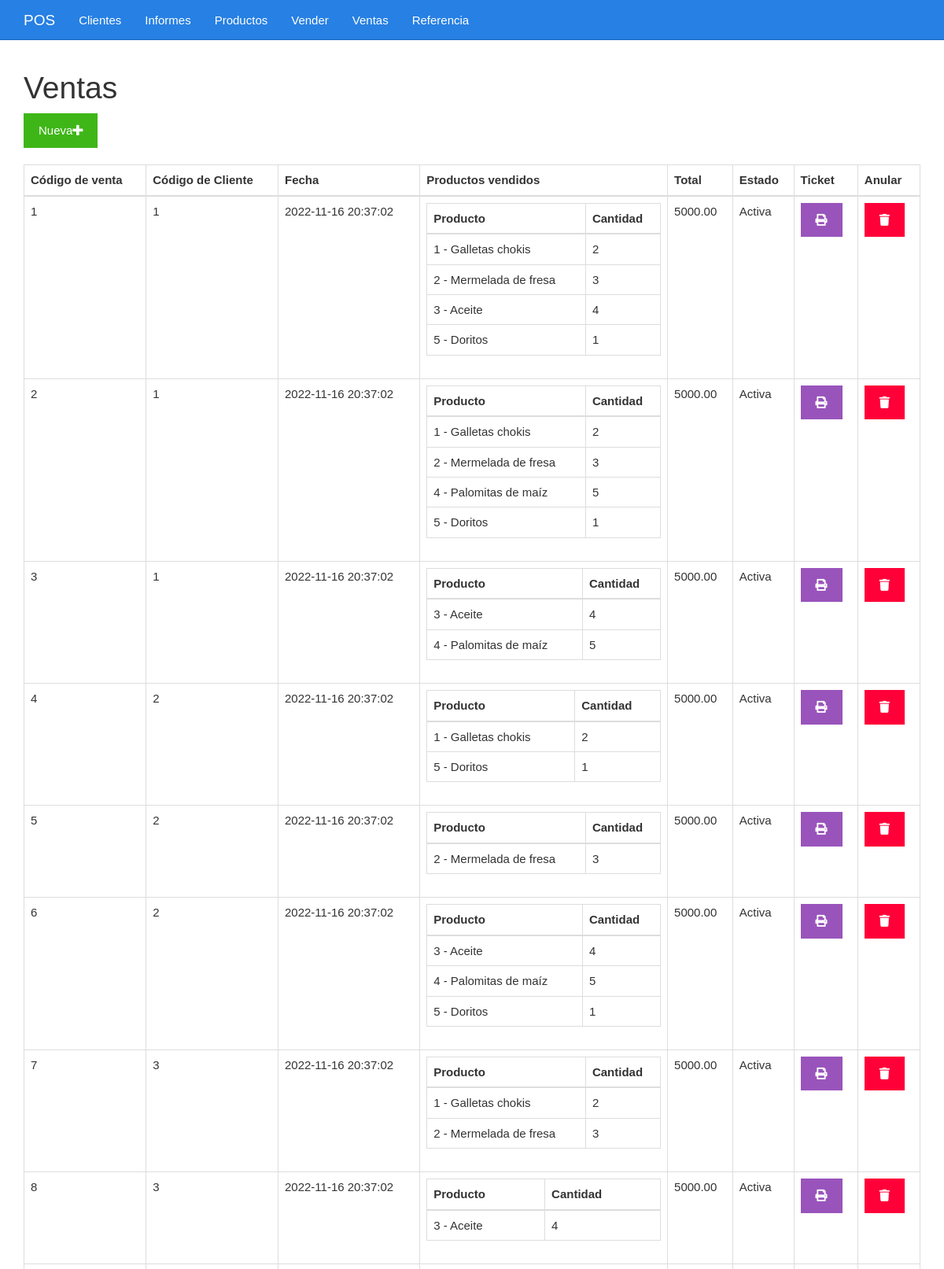
Screenshot of /index.php?c=Ventas (upper part) with the database file from the repository.
### tables this page shows
CREATE TABLE ventas(
	id BIGINT UNSIGNED NOT NULL AUTO_INCREMENT,
	fecha DATETIME NOT NULL,
	total DECIMAL(7,2),
	 
	id_cliente BIGINT UNSIGNED NOT NULL,
	estado VARCHAR(10) NOT NULL DEFAULT 'Activa',
	 
	PRIMARY KEY(id),
	 
	FOREIGN KEY(id_cliente) REFERENCES clientes(id) ON DELETE CASCADE
	 
);

CREATE TABLE productos_vendidos(
	id BIGINT UNSIGNED NOT NULL AUTO_INCREMENT,
	id_producto BIGINT UNSIGNED NOT NULL,
	cantidad BIGINT UNSIGNED NOT NULL,
	id_venta BIGINT UNSIGNED NOT NULL,
	PRIMARY KEY(id),
	FOREIGN KEY(id_producto) REFERENCES productos(id) ON DELETE CASCADE,
	FOREIGN KEY(id_venta) REFERENCES ventas(id) ON DELETE CASCADE
);

### controllers/Ventas.php (called while the page is built, shortened)
<?php
	class VentasController {
		public function __construct() {
			require_once "models/VentasModel.php";
		}
		public function index() {
            $ventasModel = new Ventas_Model();
			[$ventas["ventas"], $productosVendidos["productos"]] = $ventasModel -> getVentas();
			require_once "views/ventas/ventas.php";
		}
	}
?>

### models/VentasModel.php (called while the page is built, shortened)
<?php
    class Ventas_Model {
        private $db;
        private $ventas;
        public function __construct () {
            $this->db = Conectar::conexion();
            $this->ventas = array();
        }
        public function getVentas () {
            $sql = "SELECT * FROM ventas";
            $resultado = $this-> db -> query($sql);
            while($row = $resultado -> fetch_assoc()) {
                $this-> ventas[] = $row;
            }
            $sql = "SELECT v.id AS IDV, CONCAT(p.id , ' - ', p.descripcion) AS Producto, pv.cantidad AS Cantidad FROM productos_vendidos pv JOIN ventas v ON v.id = pv.id_venta JOIN productos p ON pv.id_producto = p.id";
            $resultado = $this-> db -> query($sql);
            while($row = $resultado -> fetch_assoc()) {
                $this-> productosVendidos[] = $row;
            }
            return [$this->ventas, $this->productosVendidos];
        }
    }
?>

### config/database.php (called while the page is built, shortened)
<?php
    class Conectar {
        public static function conexion() {
            $conexion = new mysqli(DB_HOST, DB_USERNAME, DB_PASSWORD, DB_NAME);
            return $conexion;
        }
    };
?>

### views/ventas/ventas.php (the view)
<div class="col-xs-12">
	<h1>Ventas</h1>
	<div>
		<a class="btn btn-success" href="index.php?c=Ventas&a=vender">Nueva<i class="fa fa-plus"></i></a>
	</div>
	<br>
	<table class="table table-bordered">
		<thead>
			<tr>
				<th>Código de venta</th>
				<th>Código de Cliente</th>
				<th>Fecha</th>
				<th>Productos vendidos</th>
				<th>Total</th>
				<th>Estado</th>
				<th>Ticket</th>
				<th>Anular</th>
			</tr>
		</thead>
		<tbody>
			<?php foreach($ventas["ventas"] as $venta){
				$ID = $venta['id'] ?>
				<tr>
					<td><?php echo $venta['id'] ?></td>
					<td><?php echo $venta['id_cliente'] ?></td>
					<td><?php echo $venta['fecha'] ?></td>
					<td>
						<table class="table table-bordered">
							<thead>
								<tr>
									<th>Producto</th>
									<th>Cantidad</th>
								</tr>
							</thead>
							<tbody>
								<?php foreach($productosVendidos["productos"] as $producto) {
								if ($producto['IDV'] == $ID) {
									?>
									<tr>
										<td><?php echo $producto["Producto"] ?></td>
										<td><?php echo $producto["Cantidad"] ?></td>
									</tr>
								<?php } } ?>
							</tbody>
						</table>
					</td>
					<td><?php echo $venta['total'] ?></td>
					<td><?php echo $venta['estado'] ?></td>
					<?php if($venta['estado'] == "Activa" ) { ?>
						<td><a class="btn btn-info" href="<?php echo "index.php?c=Ventas&a=imprimirTicket&id=" . $venta['id']?>"><i class="fa fa-print"></i></a></td>
						<td><a class="btn btn-danger" href="<?php echo "index.php?c=Ventas&a=anularVenta&id=" . $venta['id']?>"><i class="fa fa-trash"></i></a></td>
					<?php } ?>
				</tr>
			<?php } ?>
		</tbody>
	</table>
</div>

### css/estilo.css (style rules this page uses)
body { padding-top: 70px; }

### rows the page displays
ventas: id "1", id_cliente "1", fecha "2022-11-16 20:37:02", total "5000.00", estado "Activa"
productos_vendidos: Producto "1 - Galletas chokis", cantidad "2"
productos_vendidos: Producto "2 - Mermelada de fresa", cantidad "3"
productos_vendidos: Producto "3 - Aceite", cantidad "4"
productos_vendidos: Producto "5 - Doritos", cantidad "1"
ventas: id "2", id_cliente "1", fecha "2022-11-16 20:37:02", total "5000.00", estado "Activa"
productos_vendidos: Producto "1 - Galletas chokis", cantidad "2"
productos_vendidos: Producto "2 - Mermelada de fresa", cantidad "3"
productos_vendidos: Producto "4 - Palomitas de maíz", cantidad "5"
productos_vendidos: Producto "5 - Doritos", cantidad "1"
ventas: id "3", id_cliente "1", fecha "2022-11-16 20:37:02", total "5000.00", estado "Activa"
productos_vendidos: Producto "3 - Aceite", cantidad "4"
productos_vendidos: Producto "4 - Palomitas de maíz", cantidad "5"
ventas: id "4", id_cliente "2", fecha "2022-11-16 20:37:02", total "5000.00", estado "Activa"
productos_vendidos: Producto "1 - Galletas chokis", cantidad "2"
productos_vendidos: Producto "5 - Doritos", cantidad "1"
ventas: id "5", id_cliente "2", fecha "2022-11-16 20:37:02", total "5000.00", estado "Activa"
productos_vendidos: Producto "2 - Mermelada de fresa", cantidad "3"
ventas: id "6", id_cliente "2", fecha "2022-11-16 20:37:02", total "5000.00", estado "Activa"
productos_vendidos: Producto "3 - Aceite", cantidad "4"
productos_vendidos: Producto "4 - Palomitas de maíz", cantidad "5"
productos_vendidos: Producto "5 - Doritos", cantidad "1"
ventas: id "7", id_cliente "3", fecha "2022-11-16 20:37:02", total "5000.00", estado "Activa"
productos_vendidos: Producto "1 - Galletas chokis", cantidad "2"
productos_vendidos: Producto "2 - Mermelada de fresa", cantidad "3"
ventas: id "8", id_cliente "3", fecha "2022-11-16 20:37:02", total "5000.00", estado "Activa"
productos_vendidos: Producto "3 - Aceite", cantidad "4"
